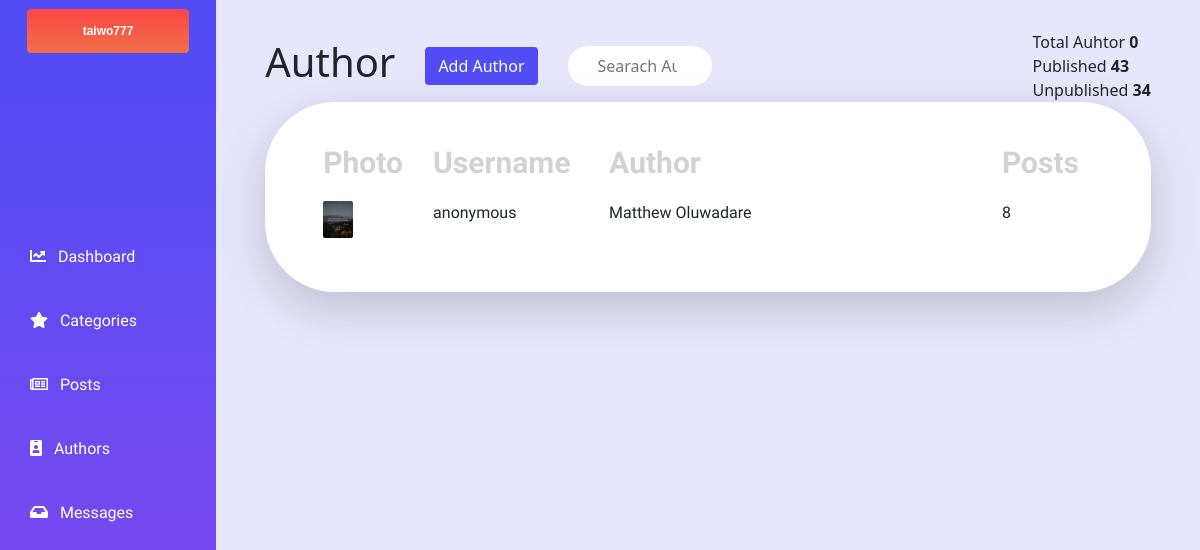
/dashboard/Authors/ (signed in), run on the app's committed database.
### accounts/models.py (models this page shows)
class CustomUser(AbstractUser):
    first_name = models.CharField(max_length=128)
    last_name = models.CharField(max_length=128)
    profile_image = models.ImageField(upload_to='accounts', blank=False, default='accounts/user01.jpeg')
    REQUIRED_FIELDS = [
        'first_name',
        'last_name',
        'email'
    ]

class Author(models.Model):
    profile_image = models.ImageField(upload_to='accounts', blank=False, default='accounts/user01.jpeg')
    user = models.ForeignKey(settings.AUTH_USER_MODEL, on_delete=models.CASCADE)
    first_name = models.CharField(max_length=200, null=False)
    last_name = models.CharField(max_length=200, null=False)
    about = RichTextUploadingField()
    def countPosts(self):
        count = 0
        for post in Post.objects.all():
            if post.author == self.user:
                count = count+1
        return count

### website/models.py (models this page shows, shortened)
class Post(models.Model):
    title = models.CharField(max_length=250, unique=True)
    content = RichTextUploadingField()
    category = models.ForeignKey(Category, on_delete=models.CASCADE)
    image = models.ImageField(upload_to='post', blank=True, null=True)
    author = models.ForeignKey(settings.AUTH_USER_MODEL, on_delete=models.CASCADE)
    published = models.BooleanField(default=False)
    created = models.DateTimeField(auto_now_add=True, blank=True, null=True)
    updated = models.DateTimeField(auto_now=True, blank=True, null=True)
    read_time = models.IntegerField()
    slug = models.SlugField(null=True,unique=True)
    featured = models.BooleanField(default=False)
    view_count = models.IntegerField(default=0)
    class Meta:
        ordering = ('title',)
        verbose_name = 'post'
        verbose_name_plural = 'posts'

### dashboard/views.py (the view)
# urls.py: path('Authors/', views.AuthorView, name='authors'),
@user_passes_test(group_check)
def AuthorView(request):
    author_list = Author.objects.all()
    context = {
        'author_list': author_list,
    }
    return render(request, 'dashboard/author.html', context)

### contact/forms.py
class MessageForm(ModelForm):
    class Meta:
        model = Messages
        fields = ['name', 'email', 'body']

### dashboard/views.py (called while the page is built)
def group_check(user):
    if user.groups.filter(name="Admin").exists() == True:
        return True
    else:
        return False

### website/context_processors.py (called while the page is built)
def whatWeDo(request):
    whatWeDo = Post.objects.filter(category = 8)
    return dict(whatWeDo=whatWeDo)

def menu(request):
    links = Category.objects.filter(navbar = True)
    return dict(links=links)

def post_menu(request):
    post_list = Post.objects.filter(published = True)
    return dict(post_list=post_list)

def message_count(request):
    message_countAll = Messages.objects.filter(read=False)
    message_count = message_countAll.count()
    return dict(message_count=message_count)

def contact_form(request):
    formMessage = MessageForm()
    context = {
        'formMessage':formMessage
    }
    return context

### dashboard/templates/dashboard/author.html (shortened to what this page needs)
{% extends "baseManager.html" %}
{% load static %}
{% block content%}
<link rel="stylesheet" href="{% static 'css/category.css' %}" />
  <div class="content mobileContainer">
    <div style="width: 90%;" class="tableHeaderContainer">
      <div class="postSection">
        <h1 class="postSectionItem">Author</h1>
        <a  href="{% url 'dashboard:addCategory' %}" class="postSectionItem btn btn-purple">Add Author</a>
        <form class="postSectionItem unwanted-column">
            <input class="postSectionSearch" placeholder="Searach Author.." type="search">
        </form>
      </div>
      <div style="float: right !important;" class="unwanted-column figuresSection">
        <p class="totalParagraph">Total Auhtor <span class="totalParagraphBold"> {{category_list|length}}</span></p>
        <p class="totalParagraph">Published <span class="totalParagraphBold"> 43</span></p>
        <p class="totalParagraph">Unpublished <span class="totalParagraphBold"> 34</span></p>
      </div>
    </div>
<div class="tableConatiner shadow-lg">
    <table  class="myTableStyling table table-borderless ">
        <thead class="thead-dark">
          <tr>
            <th scope="">Photo</th>
            <th class="unwanted-column">Username</th>
            <th class="nameWidthTable" scope="">Author</th>
            <th scope="cl">Posts</th>
          </tr>
        </thead>
        <tbody>
            {% for author in author_list %}
            <tr class="hoverMe">
            <td><img style="width: 30px; border-radius: 2px;" src="{{author.profile_image.url}}"> </td>
            <td class="unwanted-column">{{author.user}}</td>
            <td class="">{{author.first_name}} {{author.last_name}}</td>
            <td>{{author.countPosts}}</td>
          </tr>
          {% endfor %}
        </tbody>
      </table>
</div>
</div>
{% endblock content%}

### dashboard/templates/sidebar.html (shortened to what this page needs)
{% load static %}
<link rel="stylesheet" href="{% static 'css/manager.css' %}" />
<div class="sidebar">
<div class="badge bg-light  text-center py-md-3 px-md-3 w-75 mx-auto AdminProfileHeader">
    {{request.user}}
    </div>
<div class=" sectionContent ">
   <a class="text-white sidebar-link" href="{% url 'dashboard:main' %}"">
    <i class="fas fa-chart-line"></i>&nbsp;&nbsp;   Dashboard
    </a>
    <a id="" class="text-white sidebar-link target" href="{% url 'dashboard:categories' %}">
        <i class="fas fa-star"></i>&nbsp;&nbsp;  Categories
    </a>
    <a class="text-white sidebar-link" href="{% url 'dashboard:posts' %}">
        <i class="far fa-newspaper"></i>&nbsp;&nbsp;   Posts
    </a>
    <a class="text-white sidebar-link" href="{% url 'dashboard:authors' %}">
        <i class="fas fa-id-badge"></i>&nbsp;&nbsp;   Authors
    </a>
    <a class="text-white sidebar-link" href="{% url 'dashboard:messages' %}">
        <i class="fas fa-inbox"></i>&nbsp;&nbsp;   Messages
    </a>
</div>
</div>

### static/css/manager.css (style rules this page uses)
@media only screen and (min-width: 969px) { .AdminProfileHeader { font-family: Helvetica; font-weight: bolder; margin-bottom: 80% !important; margin-top: 4%; background: linear-gradient(180deg, rgba(255, 0, 0, 0.72) 0%, #ED7048 100%); } }
@media only screen and (min-width: 969px) { .sidebar { background: linear-gradient(180deg, #514CF4 2.36%, #8648ED 102.36%); width: 18%; font-family: 'Righteous', cursive; } }
@media only screen and (min-width: 969px) { .AdminProfileHeader { display: flex; justify-content: center; } }
@media only screen and (min-width: 969px) { .content { height: 100vh !important; background-color: #E6E7FC; width: 82%; display: flex; align-items: center; flex-direction: column; } }
@media only screen and (min-width: 969px) { .sidebar-link { list-style-type: none; text-transform: none; text-decoration: none; transition: 0.3s ease-in-out; } }
@media only screen and (min-width: 969px) { .sidebar, .content { height: 100vh !important; overflow: auto; float: left; } }
@media only screen and (min-width: 969px) { .sectionContent { display: flex; flex-direction: column; } }
@media only screen and (min-width: 969px) { .sectionContent a { padding-bottom: 20px; padding-top: 20px; padding-left: 30px; } }

### static/css/category.css (style rules this page uses)
@media only screen and (min-width: 969px) { table { width: 100% !important; } }
@media only screen and (min-width: 969px) { th { opacity: 20% !important; font-size: 30px; font-family: 'Palanquin Dark', sans-serif; } }
@media only screen and (min-width: 969px) { td { font-family: 'Palanquin Dark', sans-serif; } }
@media only screen and (min-width: 969px) { .hoverMe { transition: 0.1s ease-in-out !important; } }
@media only screen and (min-width: 969px) { .myTableStyling { width: 90%; border-bottom: 100px !important; background-color: white; } }
@media only screen and (min-width: 969px) { .tableConatiner { display: flex; justify-content: center; width: 90%; padding: 30px 50px; border-radius: 70px; background-color: white; } }
@media only screen and (min-width: 969px) { .nameWidthTable { width: 50%; } }
@media only screen and (min-width: 969px) { .postSection { display: flex; align-items: center; } }
@media only screen and (min-width: 969px) { .tableHeaderContainer { padding-top: 3%; display: flex; align-items: center; justify-content: space-between; } }
@media only screen and (min-width: 969px) { .totalParagraph { margin:0; } }
@media only screen and (min-width: 969px) { .totalParagraphBold { font-weight: bolder; } }
@media only screen and (min-width: 969px) { .postSectionItem { margin-right:30px; } }
@media only screen and (min-width: 969px) { .btn-purple { background-color: #514CF4; color: white; } }
@media only screen and (min-width: 969px) { .postSectionSearch { border-radius: 20px; height: 1.5vw; border:none; width: 12vw; } }
@media only screen and (min-width: 969px) { ::placeholder { padding: 10px; } }
@media only screen and (min-width: 969px) { input[type="search"] { padding: 20px; } }

### data on the page
CustomUser: user "taiwo777"
Author: profile_image (picture), user "anonymous", first_name "Matthew", last_name "Oluwadare", countPosts "8"

### other printed values
{{ category_list|length }} "0"
